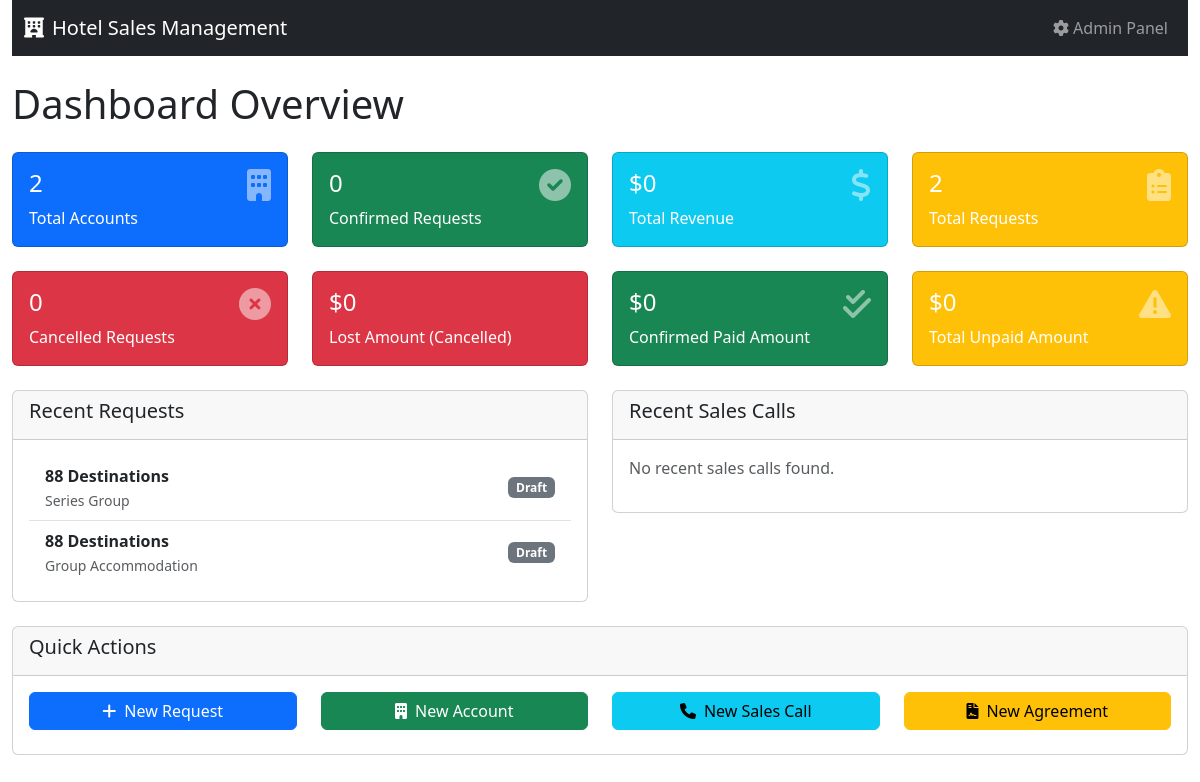
Page /dashboard/ on the earlier database version.
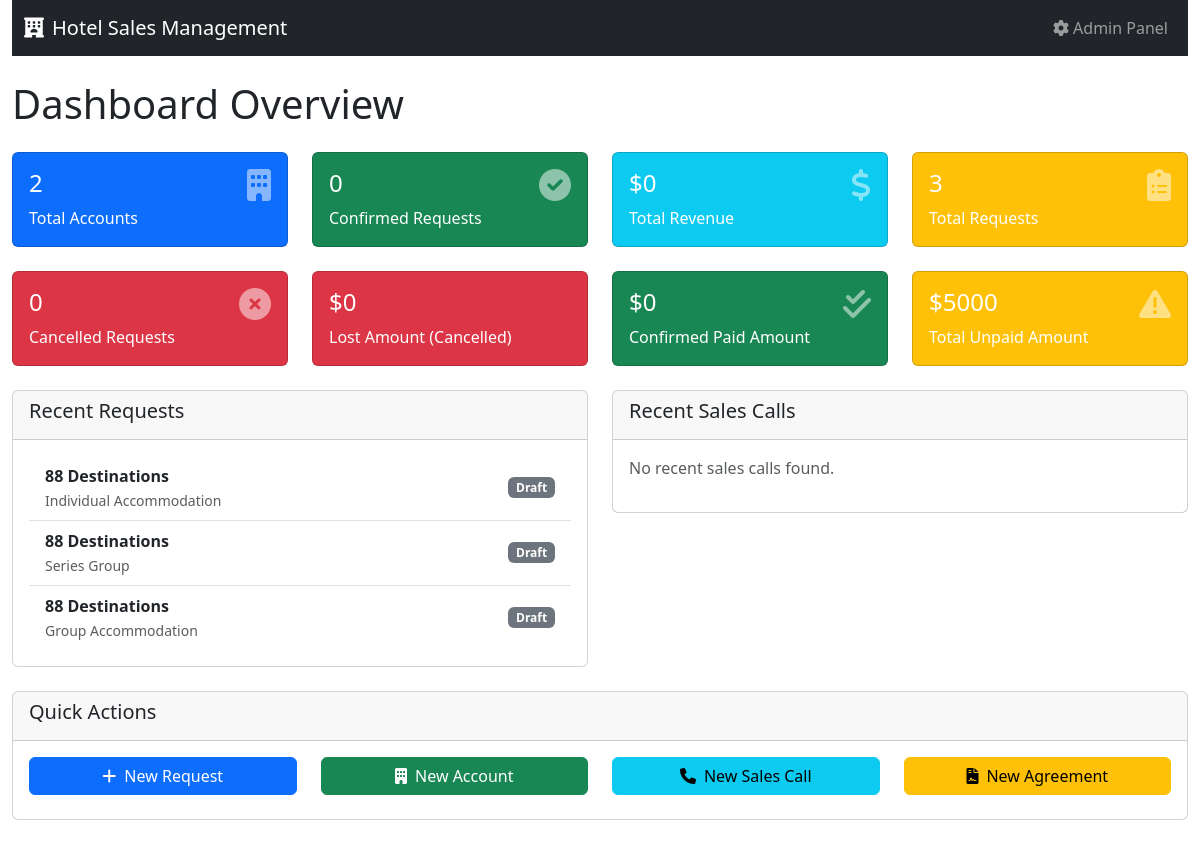
Same page on the later database version.
### requests/models.py (models this page shows, shortened)
class Request(models.Model):
    REQUEST_TYPES = [
        ('Group Accommodation', 'Group Accommodation (10+ rooms)'),
        ('Individual Accommodation', 'Individual Accommodation (1-9 rooms)'),
        ('Event with Rooms', 'Event with Rooms'),
        ('Event without Rooms', 'Event without Rooms'),
        ('Series Group', 'Series Group (multiple dates)'),
    ]
    STATUS_CHOICES = [
        ('Draft', 'Draft'),
        ('Confirmed', 'Confirmed'),
        ('Cancelled', 'Cancelled'),
        ('Pending', 'Pending'),
        ('Paid', 'Paid'),
        ('Partially Paid', 'Partially Paid'),
    ]
    MEAL_PLAN_CHOICES = [
        ('RO', 'Room Only'),
        ('BB', 'Bed & Breakfast'),
        ('HB', 'Half Board (Breakfast + Dinner)'),
        ('FB', 'Full Board (All Meals)'),
    ]
    request_type = models.CharField(max_length=30, choices=REQUEST_TYPES)
    account = models.ForeignKey(Account, on_delete=models.CASCADE, related_name='requests')
    confirmation_number = models.CharField(max_length=50, unique=True, blank=True, null=True)
    request_received_date = models.DateField(default=timezone.localdate)
    check_in_date = models.DateField(null=True, blank=True)
    check_out_date = models.DateField(null=True, blank=True)
    nights = models.PositiveIntegerField(null=True, blank=True, editable=False, help_text="Automatically calculated")
    meal_plan = models.CharField(max_length=2, choices=MEAL_PLAN_CHOICES, default='RO')
    status = models.CharField(max_length=20, choices=STATUS_CHOICES, default='Draft')
    cancellation_reason = models.TextField(blank=True, help_text="Only required when status is Cancelled")
    offer_acceptance_deadline = models.DateField(null=True, blank=True)
    deposit_deadline = models.DateField(null=True, blank=True)
    full_payment_deadline = models.DateField(null=True, blank=True)
    total_cost = models.DecimalField(max_digits=10, decimal_places=2, default=Decimal('0.00'), validators=[MinValueValidator(Decimal('0.00'))], editable=False, help_text="Automatically calculated from room entries and transportation")
    total_rooms = models.PositiveIntegerField(default=0, editable=False, help_text="Total number of rooms across all entries")
    total_room_nights = models.PositiveIntegerField(default=0, editable=False, help_text="Total room nights (rooms × nights)")
    deposit_amount = models.DecimalField(max_digits=10, decimal_places=2, default=Decimal('0.00'), validators=[MinValueValidator(Decimal('0.00'))])
    paid_amount = models.DecimalField(max_digits=10, decimal_places=2, default=Decimal('0.00'), validators=[MinValueValidator(Decimal('0.00'))])
    agreement_file = models.FileField(upload_to='agreements/', blank=True, null=True)
    created_at = models.DateTimeField(default=timezone.now)
    updated_at = models.DateTimeField(auto_now=True)
    notes = models.TextField(blank=True)
    if TYPE_CHECKING:
        room_entries: 'RelatedManager[RoomEntry]'
        transportation_entries: 'RelatedManager[Transportation]'
        event_agendas: 'RelatedManager[EventAgenda]'
        series_entries: 'RelatedManager[SeriesGroupEntry]'
    class Meta:
        ordering = ['-created_at']

### accounts/models.py (models this page shows, shortened)
class Account(models.Model):
    ACCOUNT_TYPES = [
        ('Company', 'Company'),
        ('Government', 'Government'),
        ('Travel Agency', 'Travel Agency'),
    ]
    name = models.CharField(max_length=200, help_text="Company/Organization name")
    account_type = models.CharField(max_length=20, choices=ACCOUNT_TYPES)
    contact_person = models.CharField(max_length=100)
    position = models.CharField(max_length=100, blank=True)
    phone = models.CharField(max_length=20, blank=True)
    email = models.EmailField(blank=True)
    created_at = models.DateTimeField(default=timezone.now)
    class Meta:
        unique_together = ['name', 'account_type']
        ordering = ['name']

### dashboard/views.py (the view)
# urls.py: path('dashboard/', dashboard_view, name='dashboard'),
def dashboard_view(request):
    total_accounts = Account.objects.count()
    total_requests = Request.objects.count()
    confirmed_requests = Request.objects.filter(status='Confirmed').count()
    cancelled_requests = Request.objects.filter(status='Cancelled').count()
    paid_requests = Request.objects.filter(status='Paid').count()
    total_revenue = Request.objects.filter(status='Paid').aggregate(
        total=Sum('paid_amount'))['total'] or 0
    pending_revenue = Request.objects.filter(
        Q(status='Confirmed') | Q(status='Partially Paid')).aggregate(
        total=Sum('total_cost'))['total'] or 0
    cancelled_lost_amount = Request.objects.filter(status='Cancelled').aggregate(
        total=Sum('total_cost'))['total'] or 0
    confirmed_paid_amount = Request.objects.filter(status='Paid').aggregate(
        total=Sum('paid_amount'))['total'] or 0
    unpaid_total = 0
    non_cancelled_requests = Request.objects.exclude(status='Cancelled').exclude(status='Paid')
    for req in non_cancelled_requests:
        unpaid_amount = req.total_cost - req.paid_amount
        if unpaid_amount > 0:
            unpaid_total += unpaid_amount
    request_types = Request.objects.values('request_type').annotate(
        count=Count('id')).order_by('-count')
    recent_requests = Request.objects.order_by('-created_at')[:5]
    recent_sales_calls = SalesCall.objects.order_by('-visit_date')[:5]
    approaching_deadlines = Agreement.objects.filter(
        return_deadline__lte=date.today() + timedelta(days=30),
        return_deadline__gte=date.today(),
        status__in=['Draft', 'Sent']
    )
    overdue_followups = SalesCall.objects.filter(
        follow_up_required=True,
        follow_up_completed=False,
        follow_up_date__lt=date.today()
    )
    context = {
        'total_accounts': total_accounts,
        'total_requests': total_requests,
        'confirmed_requests': confirmed_requests,
        'cancelled_requests': cancelled_requests,
        'paid_requests': paid_requests,
        'total_revenue': total_revenue,
        'pending_revenue': pending_revenue,
        'cancelled_lost_amount': cancelled_lost_amount,
        'confirmed_paid_amount': confirmed_paid_amount,
        'unpaid_total': unpaid_total,
        'request_types': request_types,
        'recent_requests': recent_requests,
        'recent_sales_calls': recent_sales_calls,
        'approaching_deadlines': approaching_deadlines,
        'overdue_followups': overdue_followups,
    }
    return render(request, 'dashboard/dashboard.html', context)

### dashboard/templates/dashboard/dashboard.html (shortened to what the changed rows need)
<!DOCTYPE html>
<html lang="en">
<head>
    <link href="https://cdn.jsdelivr.net/npm/bootstrap@5.3.0/dist/css/bootstrap.min.css" rel="stylesheet">
    <link href="https://cdnjs.cloudflare.com/ajax/libs/font-awesome/6.0.0/css/all.min.css" rel="stylesheet">
</head>
<body>
    <div class="container-fluid">
        <div class="row mt-4">
            <div class="col-12">
                <h1 class="mb-4">Dashboard Overview</h1>
            </div>
        </div>
        <div class="row mb-4">
            <div class="col-md-3">
                <div class="card bg-warning text-white">
                    <div class="card-body">
                        <div class="d-flex justify-content-between">
                            <div>
                                <h4>{{ total_requests }}</h4>
                                <p class="mb-0">Total Requests</p>
                            </div>
                        </div>
                    </div>
                </div>
            </div>
        </div>
        <div class="row mb-4">
            <div class="col-md-3">
                <div class="card bg-warning text-white">
                    <div class="card-body">
                        <div class="d-flex justify-content-between">
                            <div>
                                <h4>${{ unpaid_total|floatformat:0 }}</h4>
                                <p class="mb-0">Total Unpaid Amount</p>
                            </div>
                        </div>
                    </div>
                </div>
            </div>
        </div>
        <div class="row">
            <div class="col-md-6">
                <div class="card">
                    <div class="card-body">
                        {% if recent_requests %}
                            <div class="list-group list-group-flush">
                                {% for request in recent_requests %}
                                <div class="list-group-item d-flex justify-content-between align-items-center">
                                    <div>
                                        <strong>{{ request.account.name }}</strong><br>
                                        <small class="text-muted">{{ request.request_type }}</small>
                                    </div>
                                    <span class="badge bg-secondary">{{ request.status }}</span>
                                </div>
                                {% endfor %}
                            </div>
                        {% else %}
                            <p class="text-muted">No recent requests found.</p>
                        {% endif %}
                    </div>
                </div>
            </div>
        </div>
    </div>
</body>
</html>

Differences in the rows shown:
added Request: account.name "88 Destinations", request_type "Individual Accommodation", status "Draft"
Other differences:
{{ total_requests }}: "2" → "3"
{{ unpaid_total|floatformat:0 }}: "0" → "5000"
